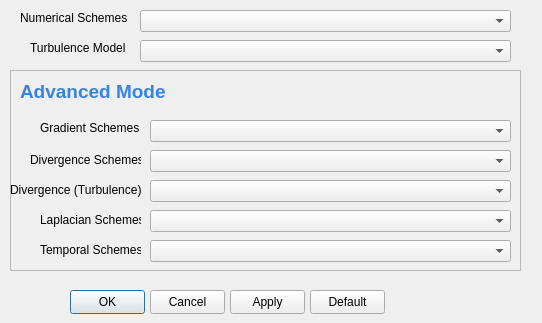
<?xml version="1.0" encoding="UTF-8"?>
<ui version="4.0">
 <class>numericsDialog</class>
 <widget class="QDialog" name="numericsDialog">
  <property name="geometry">
   <rect>
    <x>0</x>
    <y>0</y>
    <width>542</width>
    <height>323</height>
   </rect>
  </property>
  <property name="windowTitle">
   <string>Numerical Settings</string>
  </property>
  <widget class="QPushButton" name="pushButtonOK">
   <property name="geometry">
    <rect>
     <x>70</x>
     <y>290</y>
     <width>75</width>
     <height>24</height>
    </rect>
   </property>
   <property name="text">
    <string>OK</string>
   </property>
  </widget>
  <widget class="QPushButton" name="pushButtonCancel">
   <property name="geometry">
    <rect>
     <x>150</x>
     <y>290</y>
     <width>75</width>
     <height>24</height>
    </rect>
   </property>
   <property name="text">
    <string>Cancel</string>
   </property>
  </widget>
  <widget class="QPushButton" name="pushButtonApply">
   <property name="geometry">
    <rect>
     <x>230</x>
     <y>290</y>
     <width>75</width>
     <height>24</height>
    </rect>
   </property>
   <property name="text">
    <string>Apply</string>
   </property>
  </widget>
  <widget class="QPushButton" name="pushButtonDefault">
   <property name="geometry">
    <rect>
     <x>310</x>
     <y>290</y>
     <width>75</width>
     <height>24</height>
    </rect>
   </property>
   <property name="text">
    <string>Default</string>
   </property>
  </widget>
  <widget class="QComboBox" name="comboBoxMode">
   <property name="geometry">
    <rect>
     <x>140</x>
     <y>10</y>
     <width>371</width>
     <height>22</height>
    </rect>
   </property>
  </widget>
  <widget class="QLabel" name="label_5">
   <property name="geometry">
    <rect>
     <x>20</x>
     <y>10</y>
     <width>111</width>
     <height>16</height>
    </rect>
   </property>
   <property name="text">
    <string>Numerical Schemes</string>
   </property>
  </widget>
  <widget class="QFrame" name="frame">
   <property name="geometry">
    <rect>
     <x>10</x>
     <y>70</y>
     <width>511</width>
     <height>201</height>
    </rect>
   </property>
   <property name="frameShape">
    <enum>QFrame::StyledPanel</enum>
   </property>
   <property name="frameShadow">
    <enum>QFrame::Raised</enum>
   </property>
   <widget class="QLabel" name="label_2">
    <property name="geometry">
     <rect>
      <x>20</x>
      <y>80</y>
      <width>111</width>
      <height>20</height>
     </rect>
    </property>
    <property name="text">
     <string>Divergence Schemes</string>
    </property>
   </widget>
   <widget class="QComboBox" name="comboBoxDivScheme">
    <property name="geometry">
     <rect>
      <x>140</x>
      <y>80</y>
      <width>361</width>
      <height>22</height>
     </rect>
    </property>
   </widget>
   <widget class="QLabel" name="label">
    <property name="geometry">
     <rect>
      <x>30</x>
      <y>50</y>
      <width>101</width>
      <height>16</height>
     </rect>
    </property>
    <property name="text">
     <string>Gradient Schemes</string>
    </property>
   </widget>
   <widget class="QComboBox" name="comboBoxLaplacian">
    <property name="geometry">
     <rect>
      <x>140</x>
      <y>140</y>
      <width>361</width>
      <height>22</height>
     </rect>
    </property>
   </widget>
   <widget class="QComboBox" name="comboBoxGradScheme">
    <property name="geometry">
     <rect>
      <x>140</x>
      <y>50</y>
      <width>361</width>
      <height>22</height>
     </rect>
    </property>
   </widget>
   <widget class="QLabel" name="label_3">
    <property name="geometry">
     <rect>
      <x>30</x>
      <y>140</y>
      <width>101</width>
      <height>20</height>
     </rect>
    </property>
    <property name="text">
     <string>Laplacian Schemes</string>
    </property>
   </widget>
   <widget class="QComboBox" name="comboBoxTemporal">
    <property name="geometry">
     <rect>
      <x>140</x>
      <y>170</y>
      <width>361</width>
      <height>22</height>
     </rect>
    </property>
   </widget>
   <widget class="QLabel" name="label_4">
    <property name="geometry">
     <rect>
      <x>30</x>
      <y>170</y>
      <width>101</width>
      <height>20</height>
     </rect>
    </property>
    <property name="text">
     <string>Temporal Schemes</string>
    </property>
   </widget>
   <widget class="QComboBox" name="comboBoxDivTurb">
    <property name="geometry">
     <rect>
      <x>140</x>
      <y>110</y>
      <width>361</width>
      <height>22</height>
     </rect>
    </property>
   </widget>
   <widget class="QLabel" name="label_11">
    <property name="geometry">
     <rect>
      <x>0</x>
      <y>110</y>
      <width>131</width>
      <height>20</height>
     </rect>
    </property>
    <property name="text">
     <string>Divergence (Turbulence)</string>
    </property>
   </widget>
   <widget class="QLabel" name="label_6">
    <property name="geometry">
     <rect>
      <x>10</x>
      <y>10</y>
      <width>171</width>
      <height>21</height>
     </rect>
    </property>
    <property name="text">
     <string>&lt;html&gt;&lt;head/&gt;&lt;body&gt;&lt;p&gt;&lt;span style=&quot; font-size:14pt; font-weight:600; color:#3584e4;&quot;&gt;Advanced Mode&lt;/span&gt;&lt;/p&gt;&lt;/body&gt;&lt;/html&gt;</string>
    </property>
   </widget>
  </widget>
  <widget class="QComboBox" name="comboBoxTurbulenceModels">
   <property name="geometry">
    <rect>
     <x>140</x>
     <y>40</y>
     <width>371</width>
     <height>22</height>
    </rect>
   </property>
  </widget>
  <widget class="QLabel" name="label_7">
   <property name="geometry">
    <rect>
     <x>30</x>
     <y>40</y>
     <width>101</width>
     <height>16</height>
    </rect>
   </property>
   <property name="text">
    <string>Turbulence Model</string>
   </property>
  </widget>
 </widget>
 <resources/>
 <connections/>
</ui>
